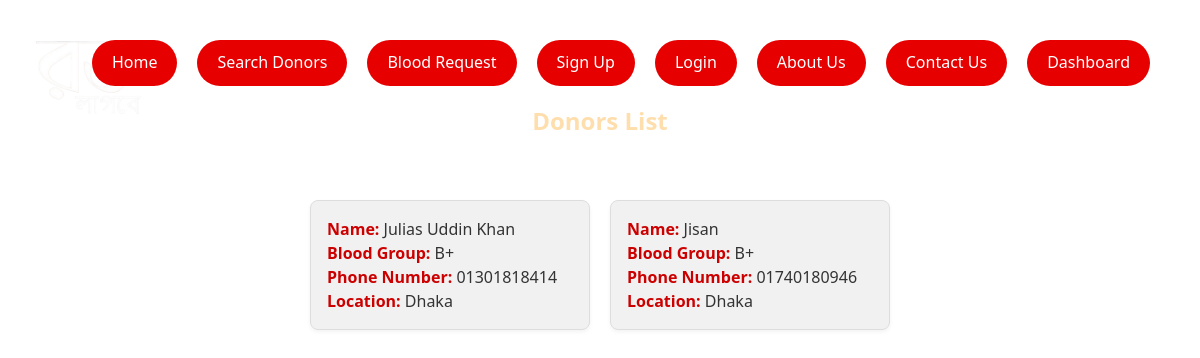
The app's page /searchdonors/, older data.
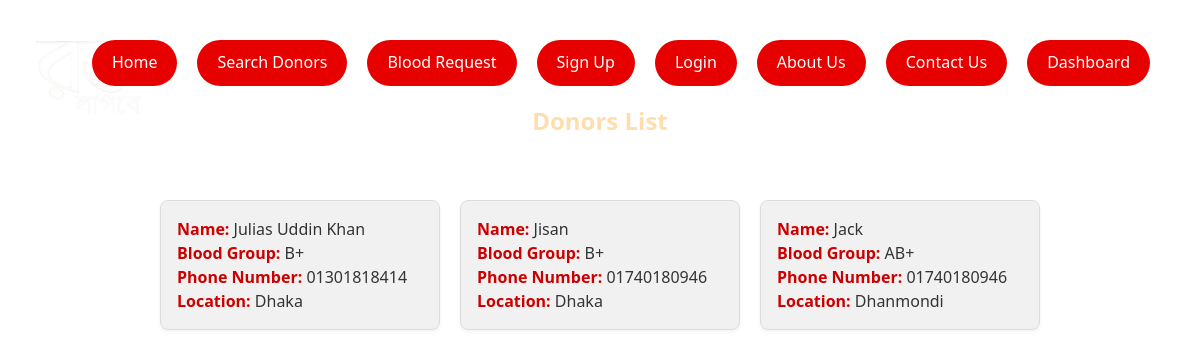
The same page, newer data.
### users/models.py (models this page shows, shortened)
class User(models.Model):
    name = models.CharField(max_length=100)
    email = models.EmailField()
    phonenumber = models.CharField(max_length=100)
    blood_group = models.CharField(max_length=100)
    location = models.CharField(max_length=100)

### mysite/views.py (the view)
# urls.py: path('searchdonors/', views.searchdonors, name='searchdonors'),
def searchdonors(request):
    users = User.objects.all()
    return render(request, 'searchdonors.html', {'users': users})

### templates/searchdonors.html (shortened to what this page needs)
{% load static %}
<!DOCTYPE html>
<html lang="en">
<head>
    <link rel="stylesheet" href="{% static 'css/style.css' %}">
</head>
<body>
<h1 class="page-heading">
      <a href="{% url 'home' %}"><img src="../static/images/Rokto Lagbe logo.png" height="120" width="120"/></a>
</h1>
<nav class="nav-container">
    <a href="{% url 'home' %}" class="nav-btn">Home</a>
    <a href="{% url 'searchdonors' %}" class="nav-btn">Search Donors</a>
    <a href="{% url 'bloodreq' %}" class="nav-btn">Blood Request</a>
    <a href="{% url 'signup' %}" class="nav-btn">Sign Up</a>
    <a href="{% url 'login' %}" class="nav-btn">Login</a>
    <a href="{% url 'aboutus' %}" class="nav-btn">About Us</a>
    <a href="{% url 'contactus' %}" class="nav-btn">Contact Us</a>
    <a href="{% url 'dashboard' %}" class="nav-btn">Dashboard</a>
</nav>
<h2>Donors List</h2>
        <ul class="donor-list">
            {% for i in users %}
                <li class="donor-card">
                    <strong>Name:</strong> {{ i.name }}<br>
                    <strong>Blood Group:</strong> {{ i.blood_group }}<br>
                    <strong>Phone Number:</strong> {{ i.phonenumber }}<br>
                    <strong>Location:</strong> {{ i.location }}
                </li>
            {% empty %}
                <li>No donors available.</li>
            {% endfor %}
        </ul>
</body>
</html>

Row changes from the older to the newer data that the page shows:
added User: name "Jack", blood_group "AB+", phonenumber "01740180946", location "Dhanmondi"
